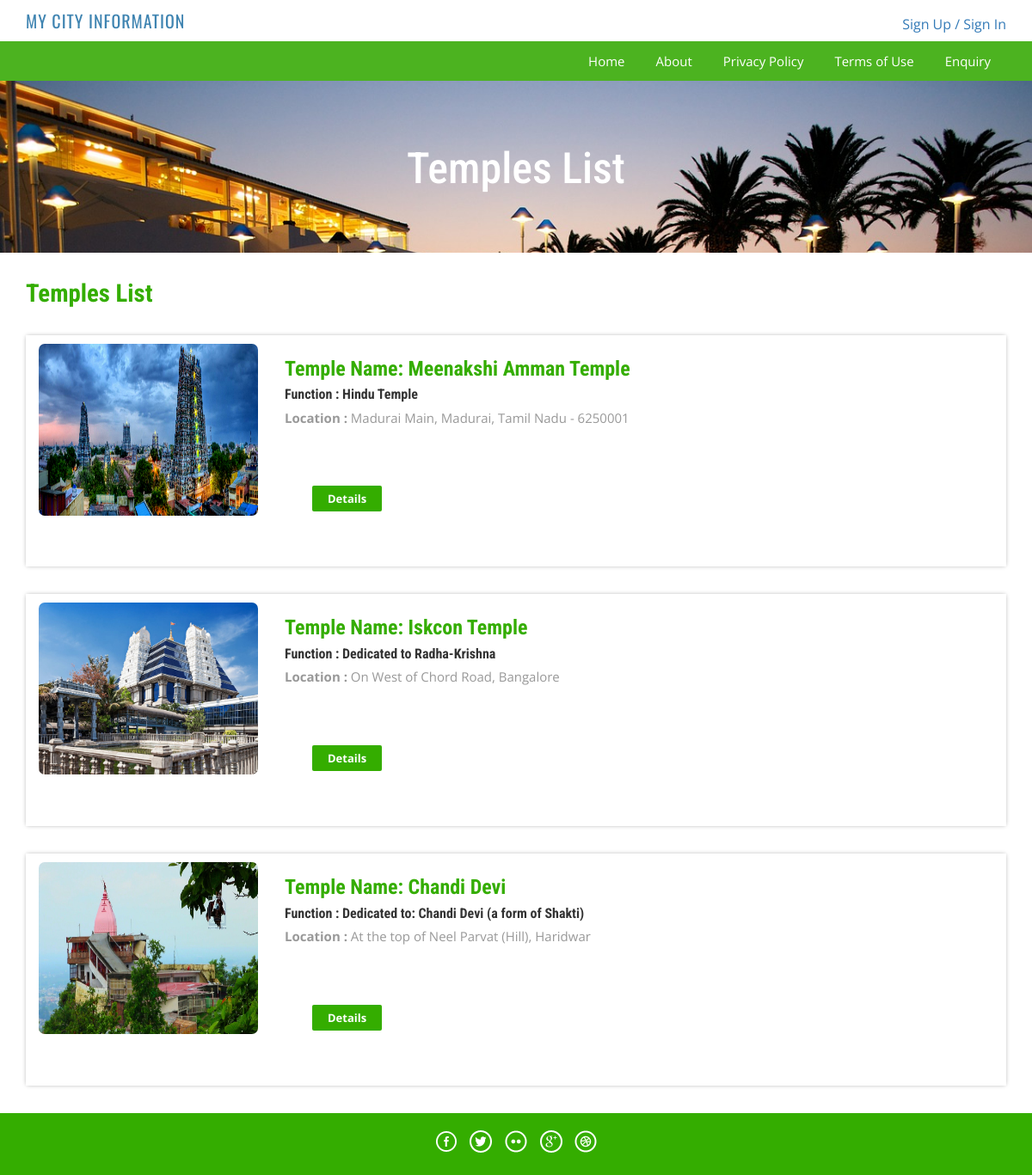
The app's page /package-list.php with its own data.
### tables this page shows
CREATE TABLE `temples` (
  `id` int(11) NOT NULL,
  `templename` varchar(200) NOT NULL,
  `function` varchar(150) NOT NULL,
  `location` varchar(100) NOT NULL,
  `height` int(11) NOT NULL,
  `festival` varchar(255) NOT NULL,
  `details` varchar(9000) NOT NULL,
  `image` varchar(100) NOT NULL,
  `Creationdate` timestamp NOT NULL DEFAULT CURRENT_TIMESTAMP,
  `UpdationDate` timestamp NULL DEFAULT '0000-00-00 00:00:00' ON UPDATE CURRENT_TIMESTAMP,
  `maplocation` varchar(2549) NOT NULL
);

### package-list.php (the view, shortened to what this page needs)
<?php
include('includes/config.php');
?>
<!DOCTYPE HTML>
<html>
<head>
<link href="css/bootstrap.css" rel='stylesheet' type='text/css' />
<link href="css/style.css" rel='stylesheet' type='text/css' />
<link href="css/font-awesome.css" rel="stylesheet">
<link href="css/animate.css" rel="stylesheet" type="text/css" media="all">
</head>
<body>
<?php include('includes/header.php');?>
<div class="banner-3">
	<div class="container">
		<h1 class="wow zoomIn animated animated" data-wow-delay=".5s" style="visibility: visible; animation-delay: 0.5s; animation-name: zoomIn;"> Temples List</h1>
	</div>
</div>
<div class="rooms">
	<div class="container">
		<div class="room-bottom">
			<h3>Temples List</h3>
<?php $sql = "SELECT * from temples";
$query = $dbh->prepare($sql);
$query->execute();
$results=$query->fetchAll(PDO::FETCH_OBJ);
if($query->rowCount() > 0)
{
foreach($results as $result)
{	?>
		<div class="rom-btm" style="padding-top: 10px;">
				<div class="col-md-3 room-left wow fadeInLeft animated" data-wow-delay=".5s">
					<img  style="width: 280px;height: 200px;border-radius: 7px;"  src="admin/pacakgeimages/<?php echo htmlentities($result->image);?>" class="img-responsive" alt="">
				</div>
				<div class="col-md-6 room-midle wow fadeInUp animated" data-wow-delay=".5s">
					<h4>Temple Name: <?php echo htmlentities($result->templename);?></h4>
					<h6>Function : <?php echo htmlentities($result->function);?></h6>
					<p><b>Location :</b> <?php echo htmlentities($result->location);?></p>
						<div class="col-md-3 room-right wow fadeInRight animated" data-wow-delay=".5s">
					<a href="package-details.php?pkgid=<?php echo htmlentities($result->id);?>" class="view">Details</a>
				</div>
				</div>
				<div class="clearfix"></div>
			</div>
<?php }} ?>
		</div>
	</div>
</div>
<?php include('includes/footer.php');?>
</body>
</html>

### includes/header.php (shortened to what this page needs)
<div class="header">
	<div class="container">
		<div class="logo wow fadeInDown animated" data-wow-delay=".1s">
			<a href="index.php" style="font-size:  20px;"> MY CITY INFORMATION</a>
		</div>
		<div class="lock fadeInDown animated" data-wow-delay=".1s">
				<?php
				if(strlen($_SESSION['login'])==0)
	{
echo "
<li class='sig'><a href='#' data-toggle='modal' data-target='#myModal' >Sign Up</a></li>
			<li class='sigi'><a href='#' data-toggle='modal' data-target='#myModal4' >/ Sign In</a></li>
";
}	?>
		</div>
		<div class="clearfix"></div>
	</div>
</div>
<div class="footer-btm" data-wow-delay=".5s">
	<div class="container">
	<div class="navigation">
			<nav class="navbar navbar-default">
				<div class="collapse navbar-collapse nav-wil" id="bs-example-navbar-collapse-1">
					<nav class="cl-effect-1">
						<ul class="nav navbar-nav">
							<li><a href="index.php">Home</a></li>
							<li><a href="page.php?type=aboutus">About</a></li>
								<li><a href="page.php?type=privacy">Privacy Policy</a></li>
								<li><a href="page.php?type=terms">Terms of Use</a></li>
								<?php if($_SESSION['login'])
{?>
								<li>Need Help?<a href="#" data-toggle="modal" data-target="#myModal3"> / Write Us </a>  </li>
								<?php } else { ?>
								<li><a href="enquiry.php"> Enquiry </a>  </li>
								<?php } ?>
								<div class="clearfix"></div>
						</ul>
					</nav>
				</div>
			</nav>
		</div>
	</div>
</div>

### includes/footer.php
<div class="copy-right">
	<div class="container">
		<div class="footer-social-icons wow fadeInDown animated animated" data-wow-delay=".5s" style="visibility: visible; animation-delay: 0.5s; animation-name: fadeInDown;">
			<ul>
				<li><a class="facebook" href="https://code-projects.org/"><span>Facebook</span></a></li>
				<li><a class="twitter" href="https://code-projects.org/"><span>Twitter</span></a></li>
				<li><a class="flickr" href="https://code-projects.org/"><span>Flickr</span></a></li>
				<li><a class="googleplus" href="https://code-projects.org/"><span>Google+</span></a></li>
				<li><a class="dribbble" href="https://code-projects.org/"><span>Dribbble</span></a></li>
			</ul>
		</div>
	</div>
</div>

### css/style.css (style rules this page uses)
html, body { font-size: 100%; background: #fff; font-family: 'Open Sans', sans-serif; }
body a,.grid_1,plan_1,plan_1.one,plan_1.two,i.icon1, i.icon2, i.icon3, i.icon4, i.icon5, i.icon6 { transition:0.5s all; -webkit-transition:0.5s all; -moz-transition:0.5s all; -o-transition:0.5s all; -ms-transition:0.5s all; }
h1,h2,h3,h4,h5,h6 { margin:0; font-family: 'Roboto Condensed', sans-serif; }
p { margin:0; }
ul { margin:0; padding:0; }
.logo a { color: #3F84B1; letter-spacing: 1px; font-size: 2em; font-weight: 400; display: block; text-decoration: none; font-family: 'Oswald', sans-serif; }
.header { background-color: #fff; margin: 0; padding: 10px 0 8px; }
.logo a { display: block; }
.logo { float: left; margin-right: 60px; }
.lock { float: right; margin-top: 7px; }
.lock li { display: inline-block; }
.footer-btm li { display: inline-block; margin: 0 10px; font-size: 14px; color: #fff; }
.footer-btm li a { font-size: 15px; color: #fff; display: inline-block; padding: 5px 8px; }
.footer-btm { background:#4CB320; padding: 0.5em 0; text-align:center; }
.copy-right { background:#34ad00; text-align: center; padding: 0.5em 0; }
a.view { padding: 6px 18px; font-weight: 700; color: #fff; background-color: #34ad00; border: 0; font-size: 13px; border-radius: 2px; -webkit-transition: all .2s; -moz-transition: all .2s; transition: all .2s; margin-top: 20px; display: inline-block; }
.banner-3 { background: url(../images/6.jpg)no-repeat; background-size: cover; -webkit-background-size: cover; -o-background-size: cover; -ms-background-size: cover; -moz-background-size: cover; min-height:200px; }
.banner-3 h1 { font-size: 50px; margin-bottom: 40px; padding: 1.5em 0 0; text-align: center; color: #fff; }
.rom-btm { margin-top: 2em; box-shadow: 0px 0px 5px -1px rgba(0, 0, 0, 0.37); }
.room-bottom h3 { font-size: 1.8em; font-weight: 700; color: #34ad00; }
.room-bottom { padding: 2em 0; }
.rom-btm h4 { font-size: 1.5em; font-weight: 700; color: #34ad00; }
.rom-btm p { font-size: 15px; color: #999; }
.rom-btm h6 { font-size: 1em; font-weight: 700; margin: 0.5em 0; }
.room-right { text-align: right; padding: 3em 2em; }
.room-midle { padding: 1em; }
.footer-social-icons ul li { display:inline-block; margin:0 0.2em; }
.footer-social-icons ul li a { width:30px; height:30px; background:url('../images/img-sprite.png') no-repeat 0px 0px; display:inline-block; position: relative; }
.footer-social-icons ul li a.facebook { background-position:0px 0px; }
.footer-social-icons ul li a.twitter { background-position:-30px 0px; }
.footer-social-icons ul li a.flickr { background-position:-60px 0px; }
.footer-social-icons ul li a.googleplus { background-position:-90px 0px; }
.footer-social-icons ul li a.dribbble { background-position:-120px 0px; }
.footer-social-icons { margin: 10px 0 10px; }
.navbar-default { background-color: #4CB320 !important; border-color: #4CB320 !important; }
.navbar { min-height: 0px !important; margin-bottom:0px !important; border-radius:0px !important; border: none !important; }
ul.nav.navbar-nav li a { font-size: 15px ; color: #fff; display: inline-block; padding: 5px 8px; }
.navbar-collapse { padding-right: 0px !important; padding-left: 0px !important; }

### records on screen
temples: image (picture), templename "Meenakshi Amman Temple", function "Hindu Temple", location "Madurai Main, Madurai, Tamil Nadu - 6250001"
temples: image (picture), templename "Iskcon Temple", function "Dedicated to Radha-Krishna", location "On West of Chord Road, Bangalore"
temples: image (placeholder picture), templename "Chandi Devi", function "Dedicated to: Chandi Devi (a form of Shakti)", location "At the top of Neel Parvat (Hill), Haridwar"
